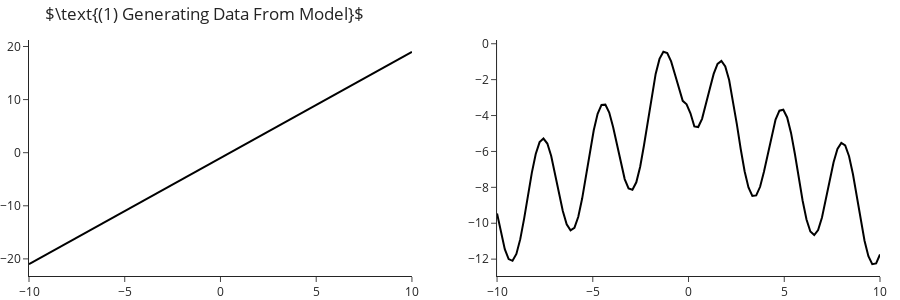

The cell this chart's notebook holds for it:
### Code cell
m = 100
X = np.linspace(-10, 10, m) #creates a numpy array from range -10 to 10 with m points
print(X)
Y1 = 2*X -1
Y2 = 3*np.sin(2*X + -2) -3*np.sqrt(np.abs(X))


fig = make_subplots(rows=1, cols=2)\
    .add_traces([go.Scatter(x=X, y=Y1, mode='lines', marker=dict(color="black"), showlegend=False),
                 go.Scatter(x=X, y=Y2, mode='lines', marker=dict(color="black"), showlegend=False)], 
                rows=[1,1], cols=[1,2])\
    .update_layout(title_text=r"$\text{(1) Generating Data From Model}$", height=300)
fig.show()
